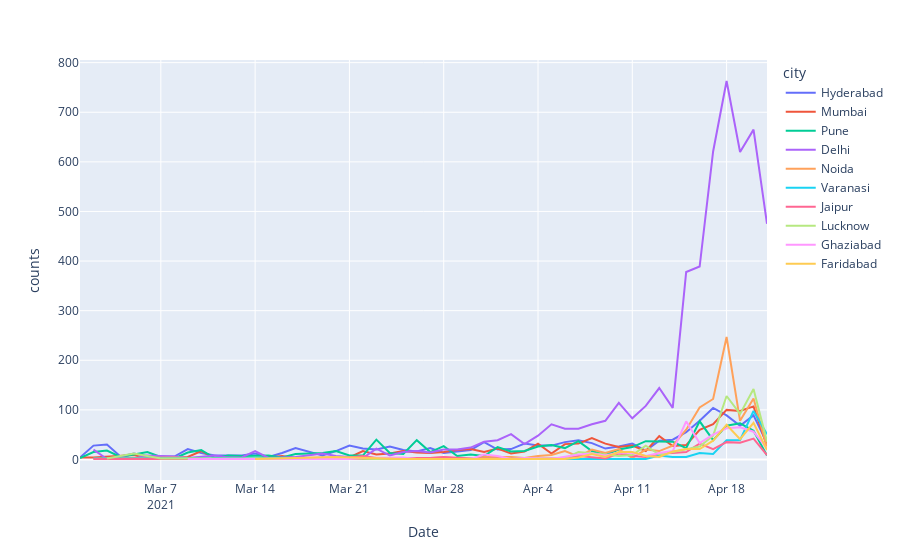

The cell this chart's notebook holds for it:
### Code cell
px.line(x='Date', y='counts', color='city',data_frame=df_new)

### Figure 1 — Plotly figure (JSON) as saved in the notebook; plotly's stock layout.template omitted (floating-point values rounded to 4 significant figures)
{"data": [{"hovertemplate": "city=Hyderabad<br>Date=%{x}<br>counts=%{y}<extra></extra>", "legendgroup": "Hyderabad", "line": {"color": "#636efa", "dash": "solid"}, "mode": "lines", "name": "Hyderabad", "orientation": "v", "showlegend": true, "type": "scatter", "x": ["2021-03-01", "2021-03-02", "2021-03-03", "2021-03-04", "2021-03-05", "2021-03-06", "2021-03-07", "2021-03-08", "2021-03-09", "2021-03-10", "2021-03-11", "2021-03-12", "2021-03-13", "2021-03-14", "2021-03-15", "2021-03-16", "2021-03-17", "2021-03-19", "2021-03-20", "2021-03-21", "2021-03-22", "2021-03-23", "2021-03-24", "2021-03-25", "2021-03-26", "2021-03-27", "2021-03-28", "2021-03-29", "2021-03-30", "2021-03-31", "2021-04-01", "2021-04-02", "2021-04-03", "2021-04-04", "2021-04-05", "2021-04-06", "2021-04-07", "2021-04-08", "2021-04-09", "2021-04-10", "2021-04-11", "2021-04-12", "2021-04-13", "2021-04-14", "2021-04-15", "2021-04-16", "2021-04-17", "2021-04-18", "2021-04-19", "2021-04-20", "2021-04-21"], "xaxis": "x", "y": [4, 28, 30, 6, 12, 7, 6, 6, 21, 13, 8, 8, 8, 12, 5, 13, 23, 8, 17, 28, 22, 20, 26, 19, 16, 23, 13, 16, 19, 35, 20, 21, 32, 28, 28, 35, 39, 33, 22, 26, 32, 18, 38, 40, 55, 78, 104, 89, 68, 89, 33], "yaxis": "y"}, {"hovertemplate": "city=Mumbai<br>Date=%{x}<br>counts=%{y}<extra></extra>", "legendgroup": "Mumbai", "line": {"color": "#EF553B", "dash": "solid"}, "mode": "lines", "name": "Mumbai", "orientation": "v", "showlegend": true, "type": "scatter", "x": ["2021-03-01", "2021-03-02", "2021-03-05", "2021-03-06", "2021-03-07", "2021-03-08", "2021-03-09", "2021-03-10", "2021-03-11", "2021-03-12", "2021-03-13", "2021-03-14", "2021-03-15", "2021-03-16", "2021-03-17", "2021-03-19", "2021-03-20", "2021-03-21", "2021-03-22", "2021-03-23", "2021-03-24", "2021-03-25", "2021-03-26", "2021-03-27", "2021-03-28", "2021-03-29", "2021-03-30", "2021-03-31", "2021-04-01", "2021-04-02", "2021-04-03", "2021-04-04", "2021-04-05", "2021-04-06", "2021-04-07", "2021-04-08", "2021-04-09", "2021-04-10", "2021-04-11", "2021-04-12", "2021-04-13", "2021-04-14", "2021-04-15", "2021-04-16", "2021-04-17", "2021-04-18", "2021-04-19", "2021-04-20", "2021-04-21"], "xaxis": "x", "y": [4, 4, 9, 2, 1, 3, 5, 17, 3, 3, 2, 1, 4, 7, 3, 4, 4, 4, 17, 10, 12, 17, 14, 13, 15, 19, 21, 15, 22, 12, 16, 32, 12, 31, 32, 43, 32, 25, 28, 17, 47, 27, 29, 60, 71, 100, 98, 107, 27], "yaxis": "y"}, {"hovertemplate": "city=Pune<br>Date=%{x}<br>counts=%{y}<extra></extra>", "legendgroup": "Pune", "line": {"color": "#00cc96", "dash": "solid"}, "mode": "lines", "name": "Pune", "orientation": "v", "showlegend": true, "type": "scatter", "x": ["2021-03-01", "2021-03-02", "2021-03-03", "2021-03-04", "2021-03-05", "2021-03-06", "2021-03-07", "2021-03-08", "2021-03-09", "2021-03-10", "2021-03-11", "2021-03-12", "2021-03-13", "2021-03-14", "2021-03-15", "2021-03-16", "2021-03-17", "2021-03-19", "2021-03-20", "2021-03-21", "2021-03-22", "2021-03-23", "2021-03-24", "2021-03-25", "2021-03-26", "2021-03-27", "2021-03-28", "2021-03-29", "2021-03-30", "2021-03-31", "2021-04-01", "2021-04-02", "2021-04-03", "2021-04-04", "2021-04-05", "2021-04-06", "2021-04-07", "2021-04-08", "2021-04-09", "2021-04-10", "2021-04-11", "2021-04-12", "2021-04-13", "2021-04-14", "2021-04-15", "2021-04-16", "2021-04-17", "2021-04-18", "2021-04-19", "2021-04-20", "2021-04-21"], "xaxis": "x", "y": [3, 15, 18, 5, 10, 15, 5, 2, 14, 19, 3, 8, 7, 8, 8, 4, 11, 13, 17, 8, 8, 40, 13, 11, 39, 15, 27, 7, 10, 7, 25, 16, 17, 26, 29, 23, 37, 17, 9, 20, 25, 37, 36, 36, 23, 77, 39, 68, 73, 58, 8], "yaxis": "y"}, {"hovertemplate": "city=Delhi<br>Date=%{x}<br>counts=%{y}<extra></extra>", "legendgroup": "Delhi", "line": {"color": "#ab63fa", "dash": "solid"}, "mode": "lines", "name": "Delhi", "orientation": "v", "showlegend": true, "type": "scatter", "x": ["2021-03-02", "2021-03-03", "2021-03-04", "2021-03-05", "2021-03-06", "2021-03-08", "2021-03-09", "2021-03-11", "2021-03-12", "2021-03-13", "2021-03-14", "2021-03-15", "2021-03-17", "2021-03-19", "2021-03-20", "2021-03-21", "2021-03-22", "2021-03-23", "2021-03-24", "2021-03-25", "2021-03-26", "2021-03-27", "2021-03-28", "2021-03-29", "2021-03-30", "2021-03-31", "2021-04-01", "2021-04-02", "2021-04-03", "2021-04-04", "2021-04-05", "2021-04-06", "2021-04-07", "2021-04-08", "2021-04-09", "2021-04-10", "2021-04-11", "2021-04-12", "2021-04-13", "2021-04-14", "2021-04-15", "2021-04-16", "2021-04-17", "2021-04-18", "2021-04-19", "2021-04-20", "2021-04-21"], "xaxis": "x", "y": [20, 1, 5, 2, 8, 6, 3, 8, 4, 4, 17, 3, 5, 12, 7, 5, 3, 22, 8, 15, 17, 14, 20, 20, 24, 36, 39, 51, 31, 48, 71, 62, 62, 71, 78, 114, 83, 108, 144, 104, 378, 389, 621, 763, 620, 665, 475], "yaxis": "y"}, {"hovertemplate": "city=Noida<br>Date=%{x}<br>counts=%{y}<extra></extra>", "legendgroup": "Noida", "line": {"color": "#FFA15A", "dash": "solid"}, "mode": "lines", "name": "Noida", "orientation": "v", "showlegend": true, "type": "scatter", "x": ["2021-03-02", "2021-03-08", "2021-03-11", "2021-03-15", "2021-03-25", "2021-03-28", "2021-03-30", "2021-03-31", "2021-04-01", "2021-04-02", "2021-04-03", "2021-04-04", "2021-04-05", "2021-04-06", "2021-04-07", "2021-04-08", "2021-04-09", "2021-04-10", "2021-04-11", "2021-04-12", "2021-04-13", "2021-04-14", "2021-04-15", "2021-04-16", "2021-04-17", "2021-04-18", "2021-04-19", "2021-04-20", "2021-04-21"], "xaxis": "x", "y": [2, 4, 1, 1, 1, 4, 1, 5, 5, 5, 3, 7, 9, 17, 6, 20, 13, 21, 3, 20, 17, 28, 60, 105, 122, 247, 78, 123, 24], "yaxis": "y"}, {"hovertemplate": "city=Varanasi<br>Date=%{x}<br>counts=%{y}<extra></extra>", "legendgroup": "Varanasi", "line": {"color": "#19d3f3", "dash": "solid"}, "mode": "lines", "name": "Varanasi", "orientation": "v", "showlegend": true, "type": "scatter", "x": ["2021-03-02", "2021-03-25", "2021-03-31", "2021-04-03", "2021-04-08", "2021-04-09", "2021-04-10", "2021-04-11", "2021-04-12", "2021-04-13", "2021-04-14", "2021-04-15", "2021-04-16", "2021-04-17", "2021-04-18", "2021-04-19", "2021-04-20", "2021-04-21"], "xaxis": "x", "y": [2, 3, 1, 1, 1, 1, 1, 1, 1, 8, 5, 5, 13, 11, 39, 39, 98, 51], "yaxis": "y"}, {"hovertemplate": "city=Jaipur<br>Date=%{x}<br>counts=%{y}<extra></extra>", "legendgroup": "Jaipur", "line": {"color": "#FF6692", "dash": "solid"}, "mode": "lines", "name": "Jaipur", "orientation": "v", "showlegend": true, "type": "scatter", "x": ["2021-03-02", "2021-03-04", "2021-03-16", "2021-03-20", "2021-03-22", "2021-03-23", "2021-03-27", "2021-03-28", "2021-03-30", "2021-04-06", "2021-04-07", "2021-04-08", "2021-04-09", "2021-04-10", "2021-04-11", "2021-04-12", "2021-04-13", "2021-04-14", "2021-04-15", "2021-04-16", "2021-04-17", "2021-04-18", "2021-04-19", "2021-04-20", "2021-04-21"], "xaxis": "x", "y": [1, 1, 1, 1, 7, 3, 3, 5, 2, 2, 7, 5, 2, 12, 7, 5, 12, 13, 15, 32, 21, 35, 34, 42, 9], "yaxis": "y"}, {"hovertemplate": "city=Lucknow<br>Date=%{x}<br>counts=%{y}<extra></extra>", "legendgroup": "Lucknow", "line": {"color": "#B6E880", "dash": "solid"}, "mode": "lines", "name": "Lucknow", "orientation": "v", "showlegend": true, "type": "scatter", "x": ["2021-03-03", "2021-03-05", "2021-03-07", "2021-03-08", "2021-03-09", "2021-03-11", "2021-03-12", "2021-03-13", "2021-03-14", "2021-03-17", "2021-03-19", "2021-03-21", "2021-03-23", "2021-03-25", "2021-03-26", "2021-03-30", "2021-04-01", "2021-04-04", "2021-04-05", "2021-04-06", "2021-04-07", "2021-04-08", "2021-04-09", "2021-04-10", "2021-04-11", "2021-04-12", "2021-04-13", "2021-04-14", "2021-04-15", "2021-04-16", "2021-04-17", "2021-04-18", "2021-04-19", "2021-04-20", "2021-04-21"], "xaxis": "x", "y": [2, 12, 2, 2, 1, 1, 1, 1, 1, 2, 2, 3, 1, 2, 1, 1, 2, 2, 1, 2, 15, 13, 10, 7, 9, 28, 10, 15, 20, 26, 48, 128, 92, 142, 36], "yaxis": "y"}, {"hovertemplate": "city=Ghaziabad<br>Date=%{x}<br>counts=%{y}<extra></extra>", "legendgroup": "Ghaziabad", "line": {"color": "#FF97FF", "dash": "solid"}, "mode": "lines", "name": "Ghaziabad", "orientation": "v", "showlegend": true, "type": "scatter", "x": ["2021-03-09", "2021-03-15", "2021-03-21", "2021-03-22", "2021-03-25", "2021-03-26", "2021-03-27", "2021-03-28", "2021-03-30", "2021-03-31", "2021-04-01", "2021-04-02", "2021-04-03", "2021-04-05", "2021-04-06", "2021-04-07", "2021-04-08", "2021-04-09", "2021-04-10", "2021-04-11", "2021-04-12", "2021-04-13", "2021-04-14", "2021-04-15", "2021-04-16", "2021-04-17", "2021-04-18", "2021-04-19", "2021-04-20", "2021-04-21"], "xaxis": "x", "y": [1, 1, 1, 3, 4, 1, 1, 1, 1, 10, 7, 1, 3, 1, 5, 10, 12, 8, 14, 13, 7, 13, 17, 77, 33, 50, 63, 65, 56, 22], "yaxis": "y"}, {"hovertemplate": "city=Faridabad<br>Date=%{x}<br>counts=%{y}<extra></extra>", "legendgroup": "Faridabad", "line": {"color": "#FECB52", "dash": "solid"}, "mode": "lines", "name": "Faridabad", "orientation": "v", "showlegend": true, "type": "scatter", "x": ["2021-03-14", "2021-03-20", "2021-03-25", "2021-03-26", "2021-04-06", "2021-04-07", "2021-04-08", "2021-04-09", "2021-04-10", "2021-04-11", "2021-04-12", "2021-04-13", "2021-04-14", "2021-04-15", "2021-04-16", "2021-04-17", "2021-04-18", "2021-04-19", "2021-04-20", "2021-04-21"], "xaxis": "x", "y": [1, 5, 1, 1, 1, 4, 11, 5, 15, 15, 7, 5, 16, 21, 21, 38, 70, 41, 74, 19], "yaxis": "y"}], "layout": {"legend": {"title": {"text": "city"}, "tracegroupgap": 0}, "margin": {"t": 60}, "xaxis": {"anchor": "y", "domain": [0, 1], "title": {"text": "Date"}}, "yaxis": {"anchor": "x", "domain": [0, 1], "title": {"text": "counts"}}}}
